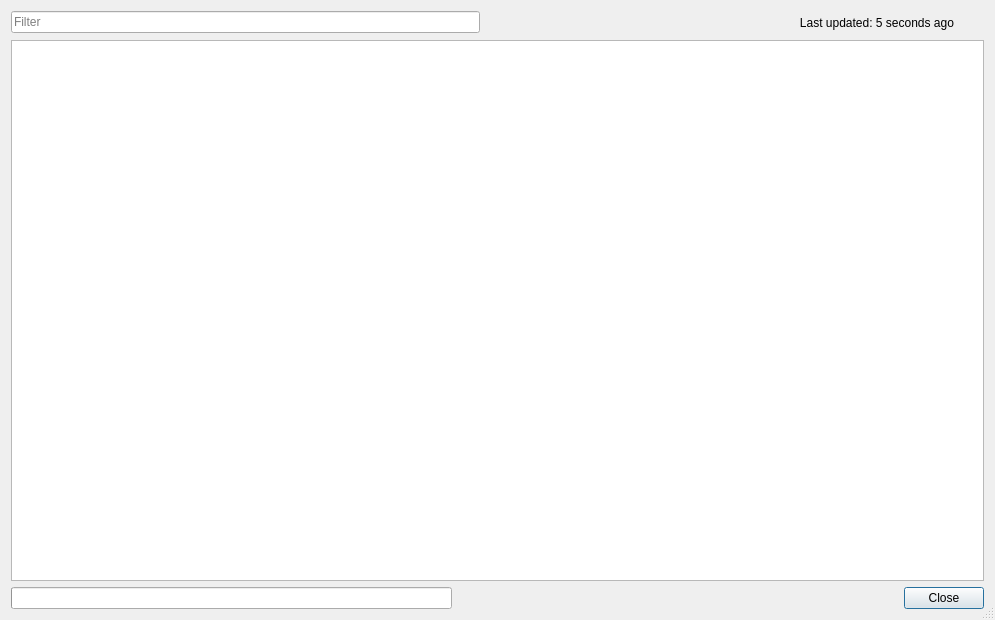
<?xml version="1.0" encoding="UTF-8"?>
<ui version="4.0">
 <class>ImportCartDialog</class>
 <widget class="QDialog" name="ImportCartDialog">
  <property name="geometry">
   <rect>
    <x>0</x>
    <y>0</y>
    <width>995</width>
    <height>620</height>
   </rect>
  </property>
  <property name="windowTitle">
   <string>Import BrickLink Shopping Cart</string>
  </property>
  <property name="sizeGripEnabled">
   <bool>true</bool>
  </property>
  <layout class="QVBoxLayout" name="verticalLayout">
   <item>
    <layout class="QHBoxLayout" name="horizontalLayout">
     <item>
      <widget class="HistoryLineEdit" name="w_filter">
       <property name="sizePolicy">
        <sizepolicy hsizetype="Expanding" vsizetype="Fixed">
         <horstretch>1</horstretch>
         <verstretch>0</verstretch>
        </sizepolicy>
       </property>
       <property name="placeholderText">
        <string>Filter</string>
       </property>
       <property name="clearButtonEnabled">
        <bool>true</bool>
       </property>
      </widget>
     </item>
     <item>
      <widget class="QLabel" name="w_lastUpdated">
       <property name="sizePolicy">
        <sizepolicy hsizetype="Preferred" vsizetype="Preferred">
         <horstretch>1</horstretch>
         <verstretch>0</verstretch>
        </sizepolicy>
       </property>
       <property name="text">
        <string notr="true">Last updated: 5 seconds ago</string>
       </property>
       <property name="alignment">
        <set>Qt::AlignRight|Qt::AlignTrailing|Qt::AlignVCenter</set>
       </property>
      </widget>
     </item>
     <item>
      <widget class="QToolButton" name="w_update">
       <property name="toolTip">
        <string>Update now</string>
       </property>
       <property name="icon">
        <iconset theme="view-refresh">
         <normaloff>.</normaloff>.</iconset>
       </property>
       <property name="autoRaise">
        <bool>true</bool>
       </property>
      </widget>
     </item>
    </layout>
   </item>
   <item>
    <widget class="QTreeView" name="w_carts">
     <property name="alternatingRowColors">
      <bool>true</bool>
     </property>
     <property name="selectionMode">
      <enum>QAbstractItemView::ExtendedSelection</enum>
     </property>
     <property name="rootIsDecorated">
      <bool>false</bool>
     </property>
     <property name="uniformRowHeights">
      <bool>true</bool>
     </property>
     <property name="sortingEnabled">
      <bool>true</bool>
     </property>
     <property name="animated">
      <bool>true</bool>
     </property>
     <property name="allColumnsShowFocus">
      <bool>true</bool>
     </property>
     <property name="wordWrap">
      <bool>true</bool>
     </property>
    </widget>
   </item>
   <item>
    <layout class="QHBoxLayout" name="horizontalLayout_3">
     <item>
      <widget class="QProgressBar" name="w_progress">
       <property name="sizePolicy">
        <sizepolicy hsizetype="Expanding" vsizetype="Fixed">
         <horstretch>1</horstretch>
         <verstretch>0</verstretch>
        </sizepolicy>
       </property>
       <property name="format">
        <string>%v / %m</string>
       </property>
      </widget>
     </item>
     <item>
      <widget class="QWidget" name="widget" native="true">
       <property name="sizePolicy">
        <sizepolicy hsizetype="Preferred" vsizetype="Preferred">
         <horstretch>1</horstretch>
         <verstretch>0</verstretch>
        </sizepolicy>
       </property>
      </widget>
     </item>
     <item>
      <widget class="QDialogButtonBox" name="w_buttons">
       <property name="standardButtons">
        <set>QDialogButtonBox::Close</set>
       </property>
      </widget>
     </item>
    </layout>
   </item>
  </layout>
 </widget>
 <layoutdefault spacing="6" margin="11"/>
 <customwidgets>
  <customwidget>
   <class>HistoryLineEdit</class>
   <extends>QLineEdit</extends>
   <header>desktop/historylineedit.h</header>
  </customwidget>
 </customwidgets>
 <tabstops>
  <tabstop>w_filter</tabstop>
  <tabstop>w_update</tabstop>
  <tabstop>w_carts</tabstop>
 </tabstops>
 <resources/>
 <connections>
  <connection>
   <sender>w_buttons</sender>
   <signal>rejected()</signal>
   <receiver>ImportCartDialog</receiver>
   <slot>reject()</slot>
   <hints>
    <hint type="sourcelabel">
     <x>973</x>
     <y>582</y>
    </hint>
    <hint type="destinationlabel">
     <x>987</x>
     <y>580</y>
    </hint>
   </hints>
  </connection>
 </connections>
</ui>
